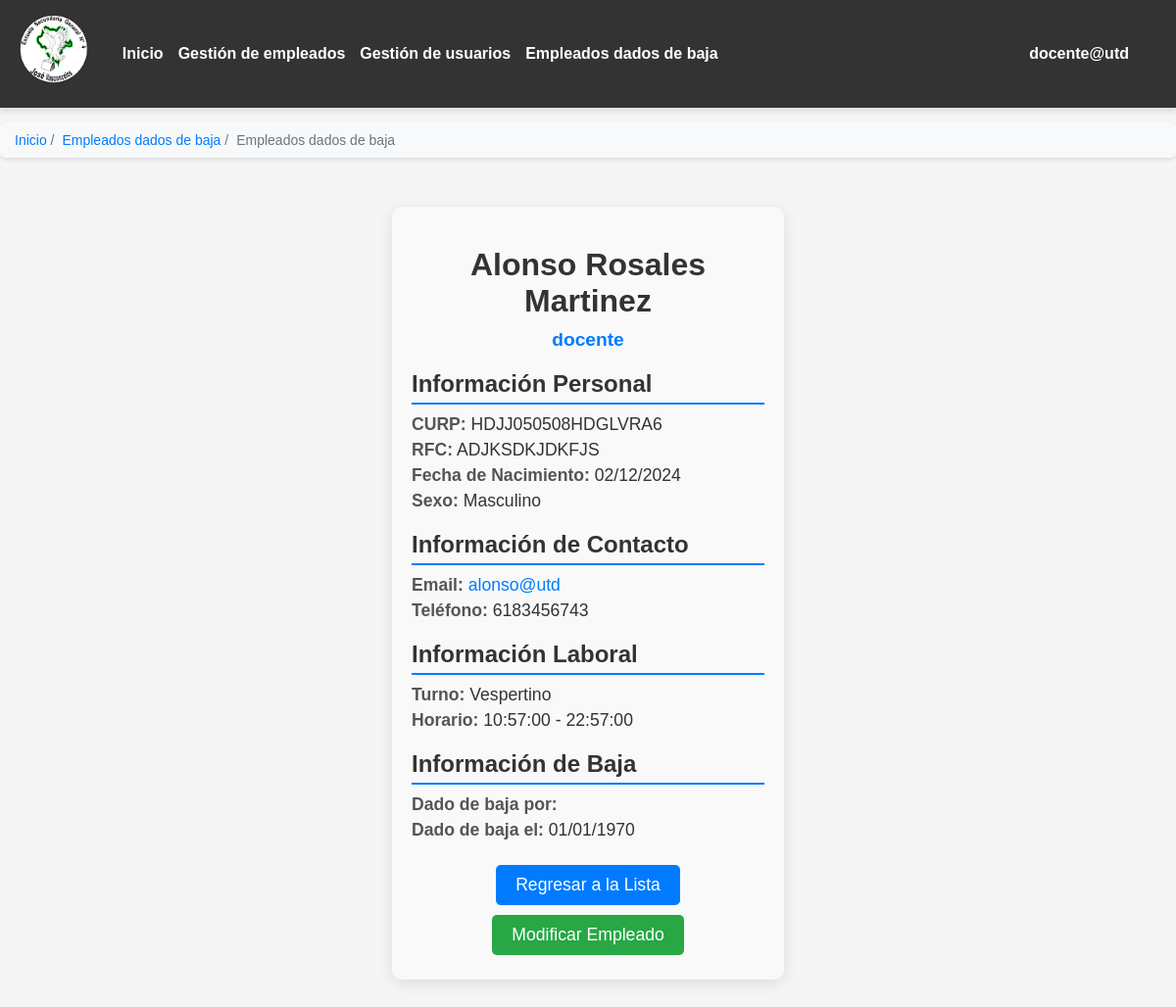
The app's page /empleados/ver_empleado_baja.php?curp=HDJJ050508HDGLVRA6 (signed in) with its own data.
### tables this page shows
CREATE TABLE `empleados` (
  `id_empleado` int(11) NOT NULL,
  `CURP` varchar(18) NOT NULL,
  `RFC` varchar(13) NOT NULL,
  `titulo` varchar(15) DEFAULT NULL COMMENT 'se coloca solo abreviaciones como LIC. , ING, etc.',
  `nombres` text NOT NULL,
  `apellido_p` varchar(128) DEFAULT NULL,
  `apellido_m` varchar(128) DEFAULT NULL,
  `sexo` char(1) DEFAULT NULL,
  `fecha_nacimiento` date DEFAULT NULL,
  `email` varchar(64) NOT NULL,
  `telefono_movil` varchar(16) DEFAULT NULL,
  `telefono_fijo` varchar(16) DEFAULT NULL,
  `estado_civil` tinytext DEFAULT NULL,
  `CP` varchar(5) DEFAULT NULL,
  `col_fracc` varchar(50) DEFAULT NULL,
  `calle` varchar(128) DEFAULT NULL,
  `numero` varchar(10) DEFAULT NULL,
  `fecha_contrato` date NOT NULL,
  `puesto` text DEFAULT NULL COMMENT 'puesto de trabajo (director, docente, secretaria, etcsa)',
  `turno` varchar(32) NOT NULL,
  `horario_entrada` time NOT NULL,
  `horario_salida` time NOT NULL,
  `estatus` binary(1) DEFAULT NULL,
  `dado_de_baja_por` varchar(100) DEFAULT NULL,
  `fecha_baja` date DEFAULT NULL
);

### empleados/ver_empleado_baja.php (the view, shortened to what this page needs)
<?php
include("../conexion/conexion.php");
$curp = isset($_GET['curp']) ? $_GET['curp'] : '';
$query = "SELECT CURP, RFC, nombres, apellido_p, apellido_m, sexo,
          fecha_nacimiento, email, telefono_movil, puesto, turno,
          horario_entrada, horario_salida, col_fracc,
          dado_de_baja_por, fecha_baja
          FROM empleados
          WHERE CURP = ?";
$stmt = $conn->prepare($query);
$stmt->bind_param("s", $curp);
$stmt->execute();
$result = $stmt->get_result();
$empleado = $result->fetch_assoc();
?>
<!DOCTYPE html>
<html lang="es">
<head>
    <link rel="stylesheet" href="../estilos.css">
</head>
<body>
<nav class="navbar" id="navbar">
    <div class="navbar-left" id="navbar-left">
        <a class="navbar-logo">
            <img src="../img/logo_esc_sec_4.png" alt="Logo" class="logo">
        </a>
        <ul class="navbar-menu" id="navbar-menu">
            <li><a href="../pagina/inicio.php" class="navbar-link">Inicio</a></li>
            <li><a href="../empleados/tabla2.php" class="navbar-link">Gestión de empleados</a></li>
            <li><a href="../usuarios/gestion_user.php" class="navbar-link">Gestión de usuarios</a></li>
            <li><a href="../empleados/bajas.php" class="navbar-link">Empleados dados de baja</a></li>
        </ul>
    </div>
    <div class="user-profile">
        <span class="user-name" id="user-name"><?php echo htmlspecialchars($_SESSION['usuario']); ?></span>
    </div>
</nav>
<nav aria-label="breadcrumb" class="breadcrumb">
    <ul>
        <li><a href="../pagina/inicio.php">Inicio</a></li>
        <li><span class="breadcrumb-separator"></span><a href="bajas.php">Empleados dados de baja</a></li>
        <li><span class="breadcrumb-separator"></span>Empleados dados de baja</li>
    </ul>
</nav>
<div class="ver-container">
    <?php if ($empleado): ?>
        <div class="ver-content">
            <div class="ver-header">
                <h1 class="ver-title">
                    <?php echo htmlspecialchars($empleado['nombres'] . ' ' .
                        $empleado['apellido_p'] . ' ' .
                        $empleado['apellido_m']); ?>
                </h1>
                <span class="ver-job-title">
                    <?php echo htmlspecialchars($empleado['puesto']); ?>
                </span>
            </div>
            <div class="ver-sections">
                <div class="ver-section">
                    <h2 class="ver-section-title">Información Personal</h2>
                    <div class="ver-details">
                        <p>
                            <span class="ver-label">CURP:</span>
                            <?php echo htmlspecialchars($empleado['CURP']); ?>
                        </p>
                        <p>
                            <span class="ver-label">RFC:</span>
                            <?php echo htmlspecialchars($empleado['RFC']); ?>
                        </p>
                        <p>
                            <span class="ver-label">Fecha de Nacimiento:</span>
                            <?php echo date('d/m/Y', strtotime($empleado['fecha_nacimiento'])); ?>
                        </p>
                        <p>
                            <span class="ver-label">Sexo:</span>
                            <?php echo $empleado['sexo'] === 'M' ? 'Masculino' : 'Femenino'; ?>
                        </p>
                    </div>
                </div>
                <div class="ver-section">
                    <h2 class="ver-section-title">Información de Contacto</h2>
                    <div class="ver-details">
                        <p>
                            <span class="ver-label">Email:</span>
                            <a href="mailto:<?php echo htmlspecialchars($empleado['email']); ?>" class="ver-link">
                                <?php echo htmlspecialchars($empleado['email']); ?>
                            </a>
                        </p>
                        <p>
                            <span class="ver-label">Teléfono:</span>
                            <?php echo htmlspecialchars($empleado['telefono_movil']); ?>
                        </p>
                    </div>
                </div>
                <div class="ver-section">
                    <h2 class="ver-section-title">Información Laboral</h2>
                    <div class="ver-details">
                        <p>
                            <span class="ver-label">Turno:</span>
                            <?php echo htmlspecialchars($empleado['turno']); ?>
                        </p>
                        <p>
                            <span class="ver-label">Horario:</span>
                            <?php echo htmlspecialchars($empleado['horario_entrada'] . ' - ' .
                                $empleado['horario_salida']); ?>
                        </p>
                    </div>
                </div>
                <div class="ver-section">
                        <h2 class="ver-section-title">Información de Baja</h2>
                        <div class="ver-details">
                            <p>
                                <span class="ver-label">Dado de baja por:</span>
                            </p>
                            <p>
                                <span class="ver-label">Dado de baja el:</span>
                                <?php echo date('d/m/Y', strtotime($empleado['fecha_baja'])); ?>
                            </p>
                        </div>
                    </div>
            </div>
            <div class="ver-actions">
                <a href="bajas.php" class="ver-button ver-button-back">
                    Regresar a la Lista
                </a>
                <a href="mod_empleado.php?curp=<?php echo urlencode($empleado['CURP']); ?>" class="ver-button ver-button-edit">
                    Modificar Empleado
                </a>
            </div>
        </div>
    <?php endif; ?>
</div>
</body>
</html>

### estilos.css (style rules this page uses)
body { font-family: Arial, sans-serif; margin: 0; padding: 0; background-color: #f5f5f5; color: #333; }
.navbar { background-color: #333; color: #fff; display: flex; justify-content: space-between; align-items: center; padding: 1rem; position: sticky; top: 0; z-index: 1000; box-shadow: 0px 4px 6px rgba(0, 0, 0, 0.1); }
.navbar-left { display: flex; align-items: center; gap: 1rem; }
.navbar-menu { list-style: none; display: flex; gap: 1rem; margin: 0; padding: 0; }
.navbar-link { text-decoration: none; color: #fff; font-size: 1rem; transition: color 0.3s ease; }
.user-profile { position: relative; display: flex; align-items: center; font-size: 1rem; cursor: pointer; color: #fff; }
.user-name { font-weight: bold; margin-right: 10px; padding: 0.5rem 1rem; border: 2px solid transparent; border-radius: 5px; transition: all 0.3s ease; }
.navbar-logo { display: flex; align-items: center; text-decoration: none; }
.logo { height: 80px; width: auto; margin-right: 10px; }
.navbar { display: flex; justify-content: space-between; align-items: center; background-color: #333; padding: 15px 20px; color: white; }
.navbar .navbar-menu { list-style: none; margin: 0; padding: 0; display: flex; gap: 15px; }
.navbar .navbar-menu li a { color: white; text-decoration: none; font-weight: bold; font-size: 1em; transition: color 0.3s ease; }
.ver-container { width: 30%; margin: 50px auto; padding: 20px; background-color: #f9f9f9; border-radius: 10px; box-shadow: 0 4px 15px rgba(0, 0, 0, 0.1); }
.ver-header { text-align: center; margin-bottom: 20px; }
.ver-title { font-size: 2em; color: #333; margin-bottom: 10px; }
.ver-job-title { font-size: 1.2em; color: #007bff; font-weight: bold; }
.ver-sections { margin-top: 20px; }
.ver-section { margin-bottom: 20px; }
.ver-section-title { font-size: 1.5em; color: #333; margin-bottom: 10px; border-bottom: 2px solid #007bff; padding-bottom: 5px; }
.ver-details p { margin: 5px 0; font-size: 1.1em; }
.ver-label { font-weight: bold; color: #555; }
.ver-link { color: #007bff; text-decoration: none; }
.ver-actions { text-align: center; margin-top: 20px; }
.ver-button { display: inline-block; padding: 10px 20px; font-size: 1.1em; text-decoration: none; border-radius: 5px; color: white; margin: 5px; transition: background-color 0.3s ease; }
.ver-button-back { background-color: #007bff; }
.ver-button-edit { background-color: #28a745; }
.breadcrumb { background-color: #f8f9fa; padding: 10px 15px; margin: 15px 0; border-radius: 5px; font-size: 14px; box-shadow: 0px 2px 4px rgba(0, 0, 0, 0.1); }
.breadcrumb ul { list-style: none; padding: 0; margin: 0; display: flex; gap: 8px; }
.breadcrumb li { display: inline; }
.breadcrumb a { text-decoration: none; color: #007bff; font-weight: 500; }
.breadcrumb li:not(:last-child)::after { content: " /"; color: #6c757d; }
.breadcrumb li:last-child { color: #6c757d; pointer-events: none; }

### records on screen
empleados: nombres+apellido_p+apellido_m "Alonso Rosales Martinez", puesto "docente", CURP "HDJJ050508HDGLVRA6", RFC "ADJKSDKJDKFJS", fecha_nacimiento "02/12/2024", email "alonso@utd", telefono_movil "6183456743", turno "Vespertino", horario_entrada+horario_salida "10:57:00 - 22:57:00", fecha_baja "01/01/1970"

### other values on screen
$_SESSION['usuario'] "docente@utd"
